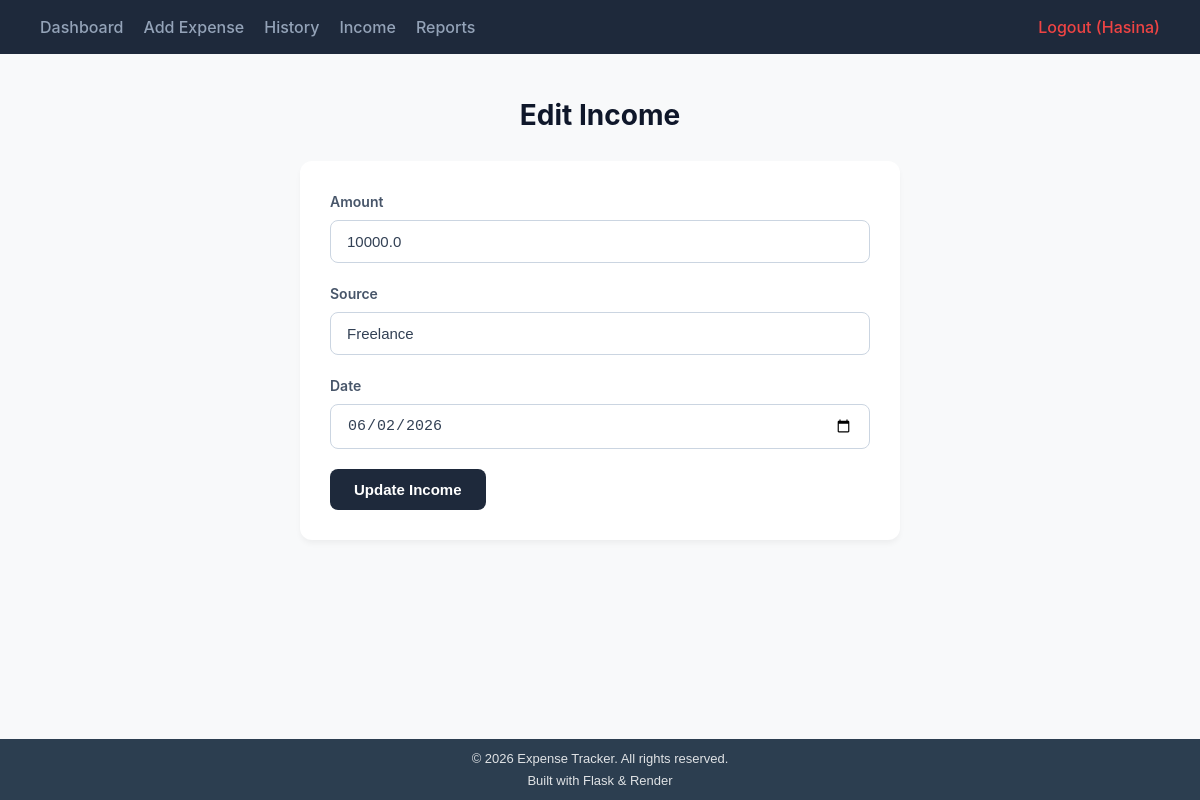
The page /edit_income/6 (signed in) on the database its author committed.
### tables this page shows
CREATE TABLE income (
            id INTEGER PRIMARY KEY AUTOINCREMENT,
            amount REAL NOT NULL,
            source TEXT NOT NULL,
            date TEXT NOT NULL,
            user_id INTEGER,
            FOREIGN KEY(user_id) REFERENCES users(id)
        );

### app.py (the view, shortened to what this page needs)
@app.route('/edit_income/<int:id>', methods=['GET', 'POST'])
def edit_income(id):
    if 'user_id' not in session:
        return redirect(url_for('login'))
    current_user_id = session['user_id']
    conn = sqlite3.connect(DB_PATH)
    cursor = conn.cursor()
    cursor.execute("SELECT * FROM income WHERE id=? AND user_id=?", (id, current_user_id))
    income = cursor.fetchone()
    conn.close()
    if income is None:
        return "Record not found or unauthorized!", 404
    return render_template('edit_income.html', income=income)

### templates/edit_income.html (shortened to what this page needs)
<!DOCTYPE html>
<html lang="en">
<head>
    <link rel="stylesheet" href="{{ url_for('static', filename='style.css') }}">
</head>
<body>
<div class="navbar">
    <a href="/">Dashboard</a>
    <a href="/add">Add Expense</a>
    <a href="/history">History</a>
    <a href="/income">Income</a>
    <a href="/reports">Reports</a>
    <a href="/logout" style="margin-left: auto; color: #ef4444; text-decoration: none;">Logout ({{ session['username'] }})</a>
</div>
<div class="dashboard-container">
    <h1 class="page-title" style="text-align: center; margin-bottom: 25px;">Edit Income</h1>
    <div class="table-section" style="max-width: 600px; margin: 0 auto;">
        <form method="POST">
            <div class="form-group">
                <label>Amount</label>
                <input type="number" step="0.01" name="amount" value="{{ income[1] }}" required class="form-control">
            </div>
            <div class="form-group">
                <label>Source</label>
                <input type="text" name="source" value="{{ income[2] }}" required class="form-control">
            </div>
            <div class="form-group">
                <label>Date</label>
                <input type="date" name="date" value="{{ income[3] }}" required class="form-control">
            </div>
            <button type="submit" class="btn-submit">Update Income</button>
        </form>
    </div>
</div>
{% include 'footer.html' %}
</body>
</html>

### static/style.css (style rules this page uses)
*, *::before, *::after { box-sizing: border-box; margin: 0; padding: 0; }
body { font-family: -apple-system, BlinkMacSystemFont, "Segoe UI", Roboto, Helvetica, Arial, sans-serif; background-color: #f8f9fa; color: #333; line-height: 1.5; }
.navbar { background-color: #1e293b; padding: 15px 40px; display: flex; gap: 20px; }
.navbar a { color: #94a3b8; text-decoration: none; font-size: 16px; font-weight: 500; transition: color 0.2s ease; }
.dashboard-container { width: 90%; max-width: 1200px; margin: 40px auto; }
.page-title { margin-bottom: 25px; font-size: 28px; color: #0f172a; }
.table-section { background: #ffffff; padding: 30px; border-radius: 12px; box-shadow: 0 4px 6px -1px rgba(0, 0, 0, 0.05); margin-bottom: 30px; }
.form-group { margin-bottom: 20px; }
.form-group label { display: block; font-size: 14px; font-weight: 600; color: #475569; margin-bottom: 8px; }
.form-control { width: 100%; padding: 12px 16px; font-size: 15px; color: #334155; background-color: #ffffff; border: 1px solid #cbd5e1; border-radius: 8px; outline: none; transition: border-color 0.2s; }
.btn-submit { padding: 12px 24px; background-color: #1e293b; color: #ffffff; border: none; border-radius: 8px; font-size: 15px; font-weight: 600; cursor: pointer; transition: background-color 0.2s; }
html, body { height: 100%; margin: 0; display: flex; flex-direction: column; }

### rows shown on the page
income: amount "10000.0", source "Freelance", date "06/02/2026"

### other values the page prints
{{ session['username'] }} "Hasina"
